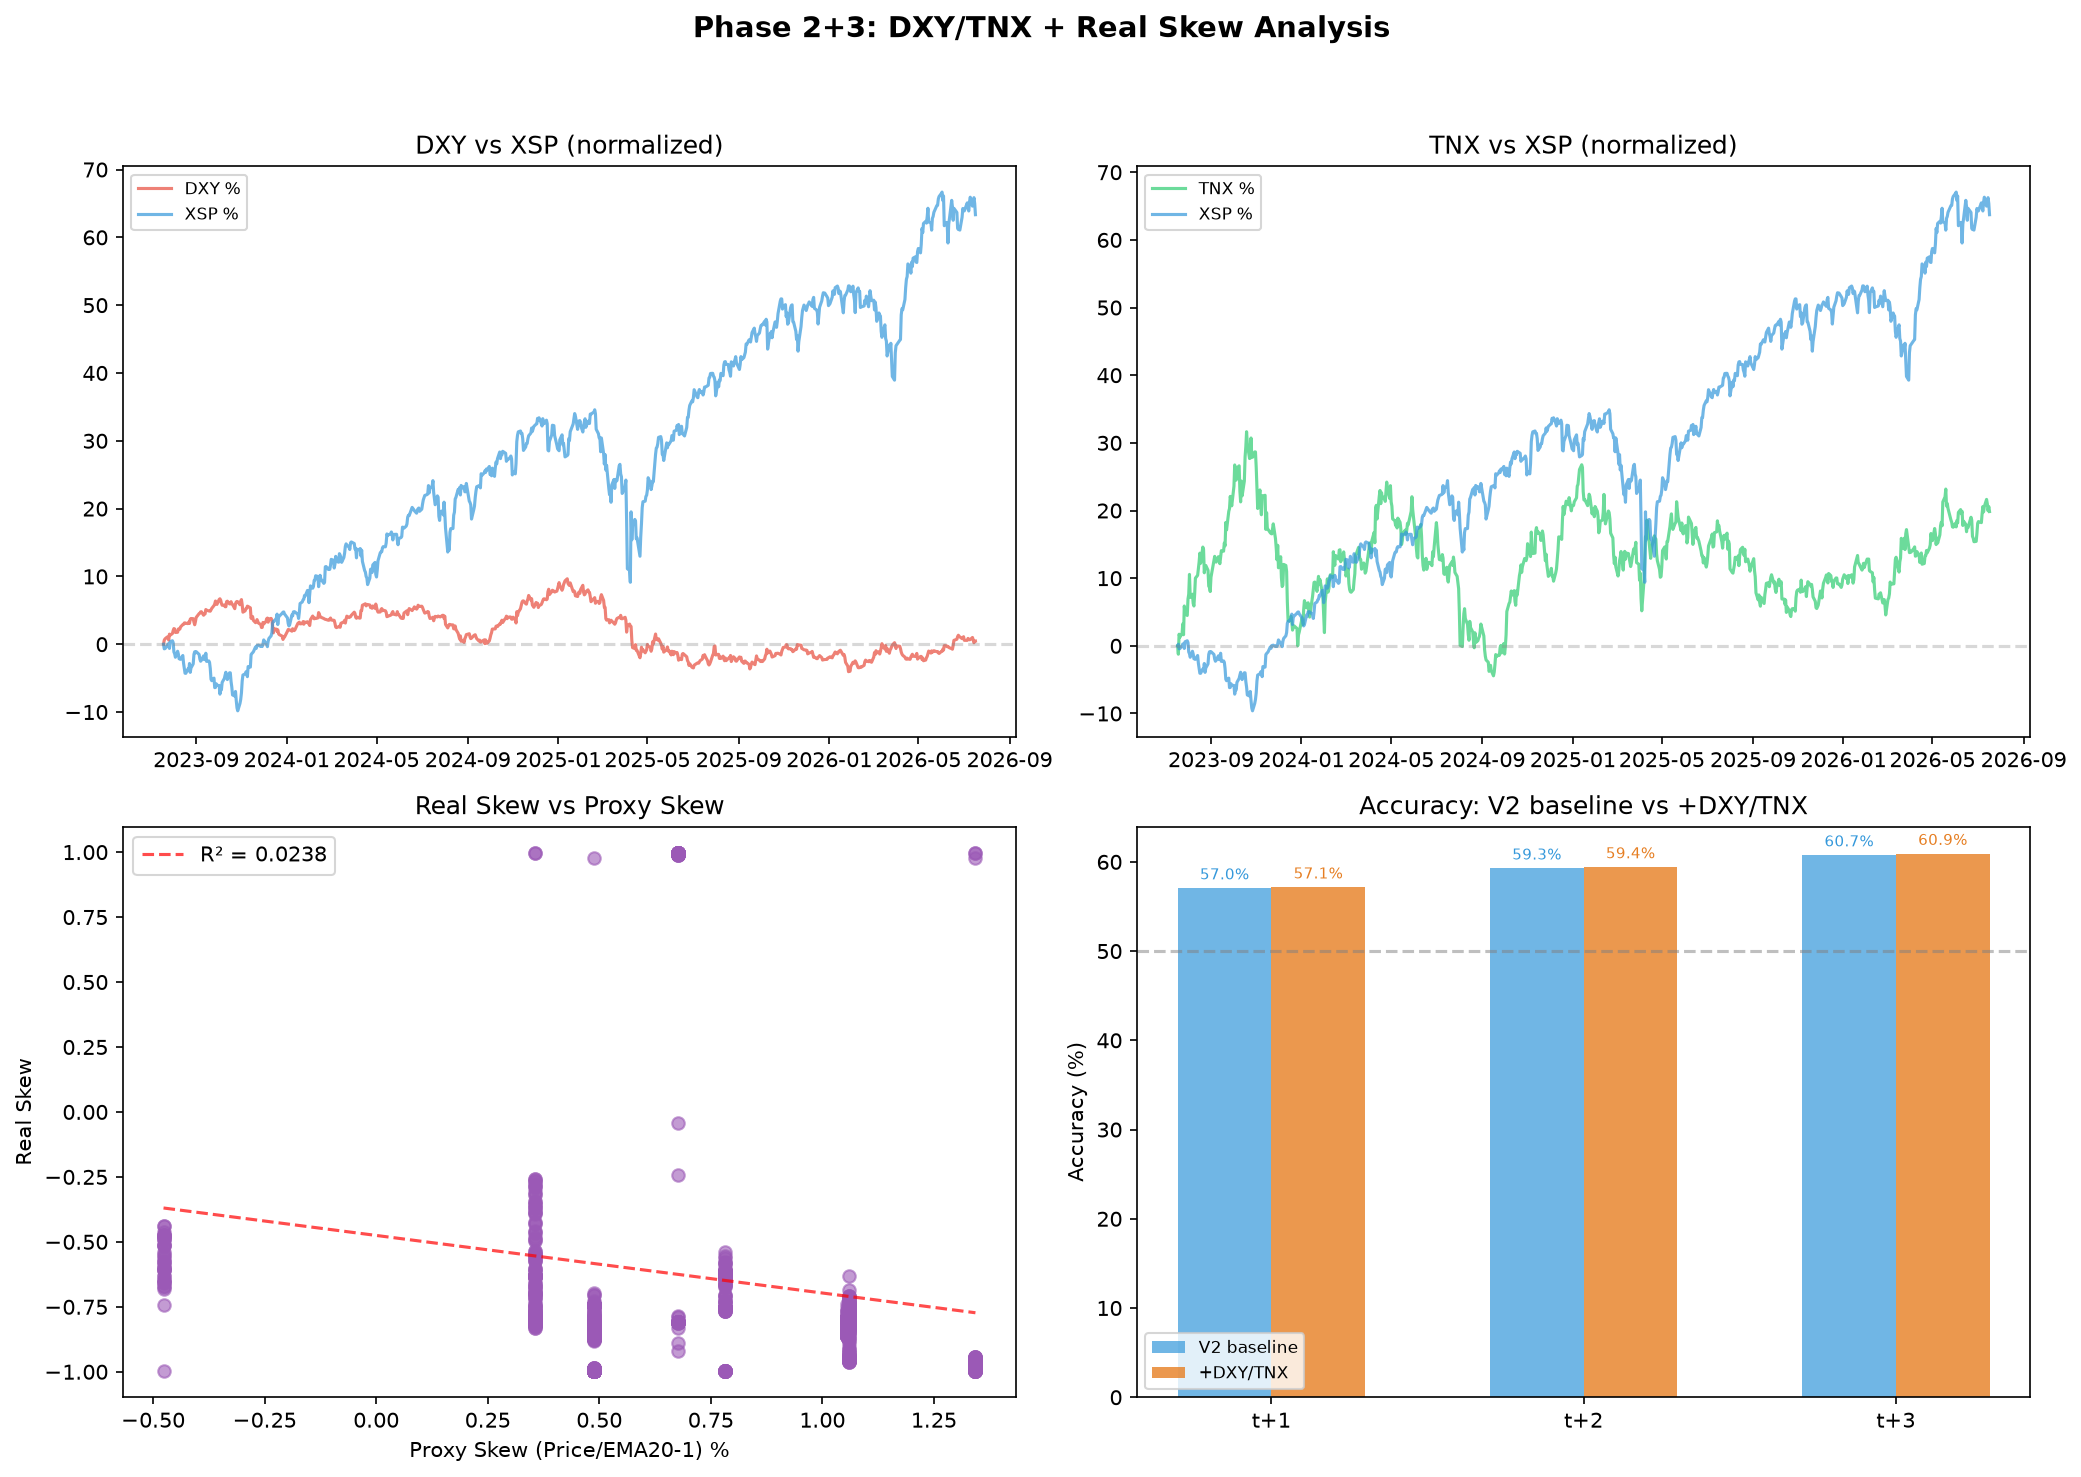

Write Python code to recreate this figure.
"""
Phase 2+3: Cross-asset features (DXY, TNX) + Real skew validation.

Part A — Full 3-year backtest: adds DXY and TNX as features, 
        tests if they improve direction accuracy.
Part B — Real skew analysis from premium_log.db (13 days):
        compute actual skew from put/call mid prices at ATM,
        compare with Price/EMA20 proxy, test directional signal.
"""
import os, sqlite3
import numpy as np
import pandas as pd
import yfinance as yf
import matplotlib
matplotlib.use('Agg')
import matplotlib.pyplot as plt
from datetime import datetime, timedelta

SRC_DIR = os.path.dirname(os.path.abspath(__file__))
OUT_DIR = SRC_DIR

pd.set_option('display.max_columns', 25)
pd.set_option('display.width', 140)

# ────────────────────────────────────────────
# Shared helpers (same as backtest_direction.py)
# ────────────────────────────────────────────
def bb(df, col='price', period=20, std=2):
    sma = df[col].rolling(period).mean()
    sd = df[col].rolling(period).std()
    return sma, sma - std * sd, sma + std * sd

def atr(high, low, close, period=14):
    prev_close = close.shift(1)
    tr = pd.concat([
        high - low, (high - prev_close).abs(), (low - prev_close).abs()
    ], axis=1).max(axis=1)
    return tr.rolling(period).mean()

def adx_func(high, low, close, period=14):
    up = close.diff()
    down = -up
    plus_dm = pd.Series(np.where((up > down) & (up > 0), up, 0), index=close.index)
    minus_dm = pd.Series(np.where((down > up) & (down > 0), down, 0), index=close.index)
    tr = pd.concat([
        high - low, (high - close.shift(1)).abs(), (low - close.shift(1)).abs()
    ], axis=1).max(axis=1)
    atr_tr = tr.rolling(period).mean()
    plus_di = 100 * plus_dm.rolling(period).mean() / atr_tr
    minus_di = 100 * minus_dm.rolling(period).mean() / atr_tr
    dx = 100 * (plus_di - minus_di).abs() / (plus_di + minus_di)
    adx = dx.rolling(period).mean()
    return adx, plus_di, minus_di

def rsi_indicator(close, period=14):
    delta = close.diff()
    gain = delta.clip(lower=0); loss = (-delta).clip(lower=0)
    ag = gain.rolling(period).mean(); al = loss.rolling(period).mean()
    rs = ag / al.replace(0, float('nan')); return 100 - (100 / (1 + rs))

def efficiency_ratio(close, period=10):
    change = close.diff(period).abs()
    volatility = close.diff().abs().rolling(period).sum()
    return (change / volatility).fillna(0)

def vol_ratio(close, period=10):
    h = close.rolling(period).max(); l = close.rolling(period).min()
    vr = ((close - l) / (h - l).replace(0, np.nan)).fillna(0.5)
    return vr.clip(0, 1) * 2

def score_ts(v, th):
    for t, s in zip(th, [100, 75, 50, 25, 0]):
        if v >= t: return s
    return 0

W = {'adx': 0.3, 'er': 0.2, 'bbw': 0.15, 'dev': 0.15, 'vr': 0.1}
T = {'adx': [30, 25, 20, 15, 0], 'er': [.7, .55, .35, .2, 0],
     'bbw': [45, 30, 18, 10, 0], 'vr': [2.0, 1.3, .8, .5, 0]}

def compute_score(row):
    total = 5
    for k, w in W.items():
        v = row.get(k)
        if v is None or np.isnan(v):
            total += 5; continue
        total += score_ts(abs(v) if k == 'dev' else v, T.get(k, [0])) * w
    return round(total)

def get_direction_v2(row):
    price = row['price']; bbu = row['bbu']; bbl = row['bbl']
    bw = row['bw']; di_diff = row['di_diff']; atr14 = row['atr_14']
    score = row['score']; vix_pct = row.get('vix_percentile', 50)
    adx = row.get('adx', 0)
    rsi_14 = row.get('rsi_14', 50)
    if bbu == bbl or bw <= 0 or np.isnan(bw):
        return None, 'insufficient_data'
    dup = (bbu - price) / bw * 100; dlow = (price - bbl) / bw * 100
    near_threshold = atr14 * 0.60 if (atr14 and atr14 > 0 and not np.isnan(atr14)) else bw * 0.10
    near_top = (bbu - price) < near_threshold
    near_bottom = (price - bbl) < near_threshold
    near_bb_overall = near_top or near_bottom
    is_trend = score >= 50
    # Level 1: trend (not near-BB)
    if not near_bb_overall and is_trend:
        if di_diff > 0 and row.get('di_diff_prev', 0) > 0 and price > row.get('sma50', 0): return 'CALL', 'trend'
        elif di_diff < 0:
            # PUT only in high VIX
            if vix_pct > 80 or row.get('vix', 15) > 28:
                return 'PUT', 'trend'
            return None, 'trend'
    # Level 2: nearBB + VIX high
    if near_top and score >= 50 and vix_pct > 75: return None, 'nearbb_vix'
    if near_bottom and score >= 50 and vix_pct > 75: return 'CALL', 'nearbb_vix'
    # Level 3: conflict filter
    if near_top and di_diff > 0: return None, 'filtered'
    if near_bottom and di_diff < 0: return None, 'filtered'
    # Level 4: nearBB basic
    if near_top and score >= 50: return None, 'nearbb'
    if near_bottom and score >= 35 and (adx < 25 or rsi_14 < 35): return 'CALL', 'nearbb'
    if near_top or near_bottom: return None, 'BB_center'
    return None, 'BB_center'

# ════════════════════════════════════════════
# PART A: Full backtest with DXY/TNX features
# ════════════════════════════════════════════
print("=" * 70)
print("PART A: 3-Year Backtest with DXY/TNX")
print("=" * 70)

# 1. Fetch data
print("Fetching ^XSP...")
xsp = yf.download("^XSP", period="3y", interval="1d", auto_adjust=False)
xsp.columns = [c[0] for c in xsp.columns]
xsp.index = pd.to_datetime(xsp.index)

print("Fetching ^VIX...")
vix = yf.download("^VIX", period="3y", interval="1d", auto_adjust=False)
vix.columns = [c[0] for c in vix.columns]
vix.index = pd.to_datetime(vix.index)

print("Fetching DXY (DX-Y.NYB)...")
dxy = yf.download("DX-Y.NYB", period="3y", interval="1d", auto_adjust=False)
dxy.columns = [c[0] for c in dxy.columns]
dxy.index = pd.to_datetime(dxy.index)

print("Fetching TNX (^TNX)...")
tnx = yf.download("^TNX", period="3y", interval="1d", auto_adjust=False)
tnx.columns = [c[0] for c in tnx.columns]
tnx.index = pd.to_datetime(tnx.index)

close_col = 'Adj Close' if 'Adj Close' in xsp.columns else 'Close'
price_series = xsp[close_col]
vix_close = vix['Close'] if 'Close' in vix.columns else vix['Adj Close']
dxy_close = dxy['Close'] if 'Close' in dxy.columns else dxy['Adj Close']
tnx_close = tnx['Close'] if 'Close' in tnx.columns else tnx['Adj Close']

# 2. Build dataframe with indicators
df = pd.DataFrame(index=price_series.index)
df['price'] = price_series

# VIX percentile
vix_aligned = vix_close.reindex(df.index, method='ffill')
vi = vix_aligned.values.astype(float)
vix_pct_arr = np.full(len(vi), np.nan)
for i in range(len(vi)):
    start = max(0, i - 504)
    window = vi[start:i+1]
    vix_pct_arr[i] = np.sum(window <= vi[i]) / len(window) * 100 if len(window) >= 100 else 50.0
df['vix'] = vi
df['vix_percentile'] = vix_pct_arr

# EMA + BB
df['ema_20'] = df['price'].ewm(span=20, min_periods=20).mean()
sma, df['bbl'], df['bbu'] = bb(df)
df['bw'] = (df['bbu'] - df['bbl']).fillna(0)
df['bbw'] = (df['bw'] / df['price'] * 100).fillna(0)
df['dev'] = ((df['price'] - sma) / sma * 100).fillna(0)

# ATR
xsp_h = xsp['High'] if 'High' in xsp.columns else price_series
xsp_l = xsp['Low'] if 'Low' in xsp.columns else price_series
df['atr_14'] = atr(xsp_h, xsp_l, price_series, 14)

# ADX + DI
adx_series, plus_di, minus_di = adx_func(xsp_h, xsp_l, price_series, 14)
df['adx'] = adx_series
df['di_diff'] = (plus_di - minus_di) / 100
df['di_diff_prev'] = df['di_diff'].shift(1).fillna(0)
df['sma50'] = price_series.rolling(50).mean()

# ER, VR
df['er'] = efficiency_ratio(price_series, 10)
df['vr'] = vol_ratio(price_series, 10)

# RSI
df['rsi_14'] = rsi_indicator(price_series, 14)
df['price_ema20_pct'] = (df['price'] / df['ema_20'] - 1) * 100

# DXY, TNX
df['dxy'] = dxy_close.reindex(df.index, method='ffill')
df['tnx'] = tnx_close.reindex(df.index, method='ffill')
df['dxy_chg'] = df['dxy'].pct_change(1) * 100    # daily % change
df['tnx_chg'] = df['tnx'].diff(1)                 # daily bp change
df['dxy_chg_5'] = df['dxy'].pct_change(5) * 100  # 5d change
df['tnx_chg_5'] = df['tnx'].diff(5)               # 5d change

# 3. Backtest loop
rows = df.to_dict('records')
dates = df.index.tolist()
signals = []

for i in range(len(rows)):
    row = rows[i].copy()
    row['date'] = dates[i]
    if i < 20: continue
    if np.isnan(row.get('ema_20', np.nan)) or np.isnan(row.get('bbl', np.nan)): continue
    if row['price'] <= 0: continue
    row['score'] = compute_score(row)
    if row['score'] is None: continue

    direction, tier = get_direction_v2(row)
    row['direction'] = direction
    row['tier'] = tier

    for offset in [1, 2, 3]:
        j = i + offset
        row[f't+{offset}'] = rows[j]['price'] if j < len(rows) else None
    row['price_t'] = row['price']
    signals.append(row.copy())

df_sig = pd.DataFrame(signals).set_index('date')

# 4. Evaluate
def eval_col(df_sig, offset_key, dir_col='direction'):
    valid = df_sig[df_sig[dir_col].notna()].copy()
    if valid.empty: return {}
    valid = valid[valid[offset_key].notna()]
    if valid.empty: return {}
    actual_change = valid[offset_key].values - valid['price_t'].values
    actual_dir = np.where(actual_change > 0, 'CALL', 'PUT')
    correct = valid[dir_col].values == actual_dir
    n = len(correct); c = int(correct.sum())
    return {'accuracy': round(c/n, 4) if n>0 else 0, 'correct': c, 'total': n}

has_sig = df_sig[df_sig['direction'].notna()].copy()
print(f"\nV2 (baseline) — signals: {len(has_sig)}/{len(df_sig)} ({len(has_sig)/len(df_sig)*100:.1f}%)")
for offset in [1, 2, 3]:
    r = eval_col(df_sig, f't+{offset}')
    print(f"  {f't+{offset}':>8}: {r.get('accuracy',0)*100:>5.1f}% ({r.get('correct',0)}/{r.get('total',0)})")

# 5. Augmented direction: add DXY/TNX signal
print("\n--- Augmented: DXY/TNX enhancement ---")
# Simple rule: if DXY down (USD weak) + TNX up → risk-on → amplify CALL
# DXY up (USD strong) + TNX down → risk-off → amplify PUT
def direction_augmented(row):
    d = get_direction_v2(row)
    if d[0] is None:
        return None, 'filtered'
    if row.get('dxy_chg') is not None and not np.isnan(row['dxy_chg']) and \
       row.get('tnx_chg') is not None and not np.isnan(row['tnx_chg']):
        risk_on = row['dxy_chg'] < -0.2 and row['tnx_chg'] > 0.05
        risk_off = row['dxy_chg'] > 0.2 and row['tnx_chg'] < -0.05
        if risk_on and d[0] == 'CALL':
            return 'CALL', 'trend+risk_on'
        if risk_off and d[0] == 'PUT':
            return 'PUT', 'trend+risk_off'
        if risk_on and d[0] == 'PUT':
            return None, 'conflict_risk_on'  # filter out
        if risk_off and d[0] == 'CALL':
            return None, 'conflict_risk_off'  # filter out
    return d

# Collect augmented signals (only rows with DXY/TNX data)
aug_signals = []
for i in range(len(rows)):
    row = rows[i].copy()
    row['date'] = dates[i]
    if i < 20: continue
    if np.isnan(row.get('ema_20', np.nan)) or np.isnan(row.get('bbl', np.nan)): continue
    if row['price'] <= 0: continue
    if np.isnan(row.get('dxy_chg', np.nan)): continue  # skip rows without DXY
    row['score'] = compute_score(row)
    if row['score'] is None: continue
    direction, tier = direction_augmented(row)
    row['direction'] = direction; row['tier'] = tier
    for offset in [1, 2, 3]:
        j = i + offset
        row[f't+{offset}'] = rows[j]['price'] if j < len(rows) else None
    row['price_t'] = row['price']
    aug_signals.append(row.copy())

df_aug = pd.DataFrame(aug_signals).set_index('date')
has_aug = df_aug[df_aug['direction'].notna()].copy()

print(f"\nAugmented — signals: {len(has_aug)}/{len(df_aug)} ({len(has_aug)/len(df_aug)*100:.1f}%)")
for offset in [1, 2, 3]:
    r = eval_col(df_aug, f't+{offset}')
    print(f"  {f't+{offset}':>8}: {r.get('accuracy',0)*100:>5.1f}% ({r.get('correct',0)}/{r.get('total',0)})")

# Compare: V2 baseline vs Augmented
print("\n--- Accuracy comparison (V2 baseline vs Augmented) ---")
print(f"{'':>20}  {'V2 baseline':>16}  {'+DXY/TNX':>16}")
print("-" * 58)
for offset in [1, 2, 3]:
    r1 = eval_col(df_sig, f't+{offset}')
    r2 = eval_col(df_aug, f't+{offset}')
    print(f"  {f't+{offset}':>15}  {r1.get('accuracy',0)*100:>7.1f}% ({r1.get('total',0):>3})  {r2.get('accuracy',0)*100:>7.1f}% ({r2.get('total',0):>3})")

# DXY/TNX conflict filter count
conflict_count = len(df_aug[df_aug['tier'].isin(['conflict_risk_on', 'conflict_risk_off'])])
print(f"\nDXY/TNX conflict filters applied: {conflict_count}")

# ════════════════════════════════════════════
# PART B: Real skew validation
# ════════════════════════════════════════════
print("\n" + "=" * 70)
print("PART B: Real Skew Validation (premium_log.db)")
print("=" * 70)

DB_PATH = os.path.join(SRC_DIR, '..', 'premium_log.db')
if not os.path.exists(DB_PATH):
    # Also try SRC_DIR
    DB_PATH = os.path.join(SRC_DIR, 'premium_log.db')

if os.path.exists(DB_PATH):
    conn = sqlite3.connect(DB_PATH)

    # For each unique timestamp, find ATM put/call mid price at nearest expiry
    # Compute real_skew = (put_mid - call_mid) / (put_mid + call_mid)
    # Compare with proxy_skew = price / ema20 - 1

    timestamps = conn.execute(
        "SELECT DISTINCT ts, xsp_price FROM premium_log WHERE role='option' ORDER BY ts"
    ).fetchall()

    skew_records = []
    for ts, xsp_price in timestamps:
        # Get all option symbols at this timestamp
        rows_db = conn.execute(
            "SELECT expiry, opt_type, strike, mid FROM premium_log WHERE ts=? AND role='option'",
            (ts,)
        ).fetchall()

        # Group by expiry, find nearest to xsp_price
        expiries = set(r[0] for r in rows_db)
        best_expiry = None
        best_pair = None

        for expiry in expiries:
            # Get puts and calls at this expiry
            expiry_opts = [r for r in rows_db if r[0] == expiry]
            if len(expiry_opts) < 5:
                continue

            # Group by strike
            strikes = set(r[2] for r in expiry_opts)
            for strike in strikes:
                strike_opts = [r for r in expiry_opts if r[2] == strike]
                put = next((r[3] for r in strike_opts if r[1] == 'P'), None)
                call = next((r[3] for r in strike_opts if r[1] == 'C'), None)
                if put and call:
                    best_pair = (strike, expiry, put, call)
                    break
            if best_pair:
                break

        if best_pair:
            strike, expiry, put_mid, call_mid = best_pair
            total = put_mid + call_mid
            real_skew = (put_mid - call_mid) / total if total > 0 else 0
            skew_records.append({
                'ts': ts,
                'date': datetime.fromtimestamp(ts).strftime('%Y-%m-%d %H:%M'),
                'xsp_price': xsp_price,
                'strike': strike,
                'expiry': expiry,
                'put_mid': put_mid,
                'call_mid': call_mid,
                'real_skew': real_skew,
            })

    df_skew = pd.DataFrame(skew_records)
    print(f"Real skew records: {len(df_skew)}")

    if len(df_skew) > 0:
        print(f"Real skew range: {df_skew['real_skew'].min():.4f} to {df_skew['real_skew'].max():.4f}")
        print(f"Real skew mean: {df_skew['real_skew'].mean():.4f}, std: {df_skew['real_skew'].std():.4f}")

        # Compute Price/EMA20 proxy skew from premium_log data
        proxy_skews = []
        for _, rec in df_skew.iterrows():
            # Get the close from backtest data for that day
            dt = datetime.fromtimestamp(rec['ts'])
            date_key = dt.strftime('%Y-%m-%d')
            # Align: find matching day in main df
            match = df[df.index.strftime('%Y-%m-%d') == date_key]
            if not match.empty:
                ema20 = match['ema_20'].iloc[0]
                px = match['price'].iloc[0]
                proxy = (px / ema20 - 1) * 100 if ema20 > 0 else 0
                proxy_skews.append(proxy)
            else:
                proxy_skews.append(np.nan)

        df_skew['proxy_skew'] = proxy_skews
        df_skew_valid = df_skew.dropna(subset=['proxy_skew'])

        if len(df_skew_valid) > 1:
            corr = df_skew_valid['real_skew'].corr(df_skew_valid['proxy_skew'])
            print(f"\nCorrelation: real_skew vs proxy_skew: r = {corr:.4f}")

            # Test real_skew directional signal
            # Group by day (take first snapshot of each day)
            df_skew_valid['day'] = df_skew_valid['date'].str[:10]
            daily_skew = df_skew_valid.groupby('day').first().reset_index()

            # For each day, check t+1 direction
            predictions = []
            for _, rec in daily_skew.iterrows():
                dt = datetime.strptime(rec['day'], '%Y-%m-%d')
                lookahead = dt + timedelta(days=1)
                # Skip weekends
                for _ in range(3):
                    if lookahead.weekday() >= 5:
                        lookahead += timedelta(days=1)
                    else:
                        break
                date_key = lookahead.strftime('%Y-%m-%d')
                match = df[df.index.strftime('%Y-%m-%d') == date_key]
                if not match.empty:
                    next_price = match['price'].iloc[0]
                    price_today = rec['xsp_price']
                    actual_dir = 'CALL' if next_price > price_today else 'PUT'
                    skew_dir = 'CALL' if rec['real_skew'] < 0 else 'PUT'  # negative skew = calls expensive = bullish
                    proxy_dir = 'CALL' if rec['proxy_skew'] < 0 else 'PUT'
                    predictions.append({
                        'day': rec['day'],
                        'real_skew': rec['real_skew'],
                        'proxy_skew': rec['proxy_skew'],
                        'actual_dir': actual_dir,
                        'skew_dir': skew_dir,
                        'proxy_dir': proxy_dir,
                        'skew_correct': skew_dir == actual_dir,
                        'proxy_correct': proxy_dir == actual_dir,
                    })

            df_pred = pd.DataFrame(predictions)
            if len(df_pred) > 0:
                skew_acc = df_pred['skew_correct'].mean() * 100
                proxy_acc = df_pred['proxy_correct'].mean() * 100
                print(f"Real skew   t+1 direction accuracy: {skew_acc:.1f}% ({df_pred['skew_correct'].sum()}/{len(df_pred)})")
                print(f"Proxy skew  t+1 direction accuracy: {proxy_acc:.1f}% ({df_pred['proxy_correct'].sum()}/{len(df_pred)})")

                # Detail
                print("\nDaily predictions:")
                print(df_pred.to_string(index=False))

    conn.close()
else:
    print(f"premium_log.db not found at {DB_PATH}")
    print("Skipping Part B.")

# ────────────────────────────────────────────
# Charts
# ────────────────────────────────────────────
fig, axes = plt.subplots(2, 2, figsize=(14, 10))
fig.suptitle('Phase 2+3: DXY/TNX + Real Skew Analysis', fontsize=14, fontweight='bold')

# Chart 1: DXY vs XSP
ax1 = axes[0, 0]
dxy_sub = df[['dxy', 'price']].dropna().copy()
if len(dxy_sub) > 200:
    # Normalize
    dxy_norm = (dxy_sub['dxy'] / dxy_sub['dxy'].iloc[0] - 1) * 100
    xsp_norm = (dxy_sub['price'] / dxy_sub['price'].iloc[0] - 1) * 100
    ax1.plot(dxy_sub.index, dxy_norm, label='DXY %', alpha=0.7, color='#e74c3c')
    ax1.plot(dxy_sub.index, xsp_norm, label='XSP %', alpha=0.7, color='#3498db')
    ax1.set_title('DXY vs XSP (normalized)')
    ax1.legend(fontsize=8)
    ax1.axhline(y=0, color='gray', linestyle='--', alpha=0.3)

# Chart 2: TNX vs XSP
ax2 = axes[0, 1]
tnx_sub = df[['tnx', 'price']].dropna().copy()
if len(tnx_sub) > 200:
    tnx_norm = (tnx_sub['tnx'] / tnx_sub['tnx'].iloc[0] - 1) * 100
    xsp_norm2 = (tnx_sub['price'] / tnx_sub['price'].iloc[0] - 1) * 100
    ax2.plot(tnx_sub.index, tnx_norm, label='TNX %', alpha=0.7, color='#2ecc71')
    ax2.plot(tnx_sub.index, xsp_norm2, label='XSP %', alpha=0.7, color='#3498db')
    ax2.set_title('TNX vs XSP (normalized)')
    ax2.legend(fontsize=8)
    ax2.axhline(y=0, color='gray', linestyle='--', alpha=0.3)

# Chart 3: Real skew vs proxy (if available)
ax3 = axes[1, 0]
if 'df_skew' in dir() and len(df_skew_valid) > 1:
    ax3.scatter(df_skew_valid['proxy_skew'], df_skew_valid['real_skew'],
                alpha=0.6, c='#9b59b6')
    z = np.polyfit(df_skew_valid['proxy_skew'].values, df_skew_valid['real_skew'].values, 1)
    p = np.poly1d(z)
    x_line = np.linspace(df_skew_valid['proxy_skew'].min(), df_skew_valid['proxy_skew'].max(), 50)
    ax3.plot(x_line, p(x_line), 'r--', alpha=0.7,
             label=f'R² = {corr**2:.4f}' if 'corr' in dir() else '')
    ax3.set_xlabel('Proxy Skew (Price/EMA20-1) %')
    ax3.set_ylabel('Real Skew')
    ax3.set_title('Real Skew vs Proxy Skew')
    ax3.legend()

# Chart 4: Accuracy comparison
ax4 = axes[1, 1]
offsets = [1, 2, 3]
acc_v2 = [eval_col(df_sig, f't+{o}').get('accuracy', 0) * 100 for o in offsets]
acc_aug = [eval_col(df_aug, f't+{o}').get('accuracy', 0) * 100 for o in offsets]
x = np.arange(len(offsets)); w = 0.3
ax4.bar(x - w/2, acc_v2, w, label='V2 baseline', color='#3498db', alpha=0.7)
ax4.bar(x + w/2, acc_aug, w, label='+DXY/TNX', color='#e67e22', alpha=0.8)
ax4.set_xticks(x); ax4.set_xticklabels([f't+{o}' for o in offsets])
ax4.axhline(y=50, color='gray', linestyle='--', alpha=0.5)
ax4.set_ylabel('Accuracy (%)')
ax4.set_title('Accuracy: V2 baseline vs +DXY/TNX')
ax4.legend(fontsize=8)
for i in range(len(offsets)):
    ax4.text(i - w/2, acc_v2[i] + 1, f'{acc_v2[i]:.1f}%', ha='center', fontsize=7, color='#3498db')
    ax4.text(i + w/2, acc_aug[i] + 1, f'{acc_aug[i]:.1f}%', ha='center', fontsize=7, color='#e67e22')

plt.tight_layout(rect=[0, 0, 1, 0.95])
chart_path = os.path.join(OUT_DIR, 'backtest_phase23.png')
plt.savefig(chart_path, dpi=150, bbox_inches='tight')
print(f"\n📊 图表: {chart_path}")
print("✅ Phase 2+3 分析完成")
